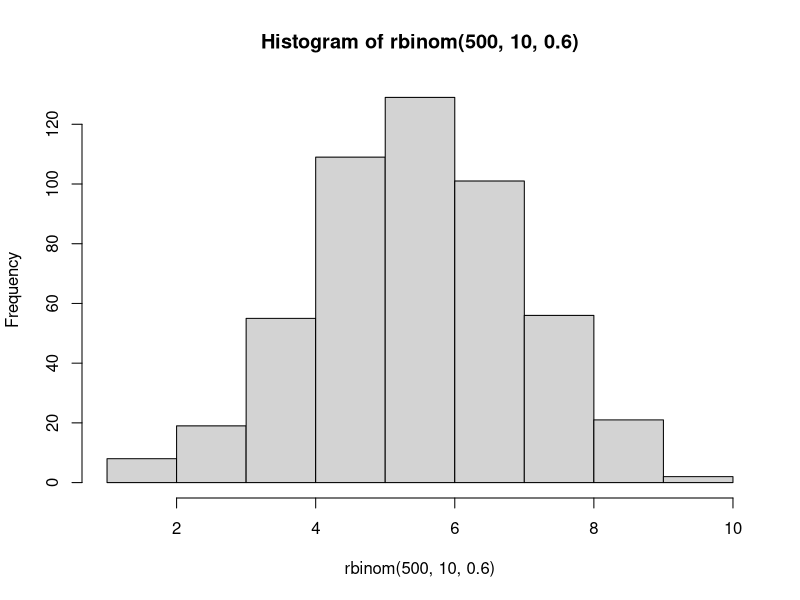
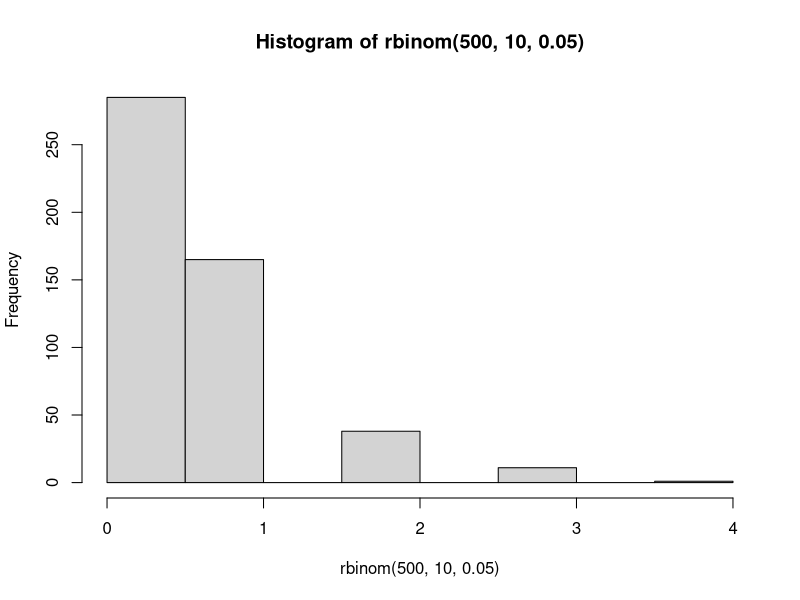
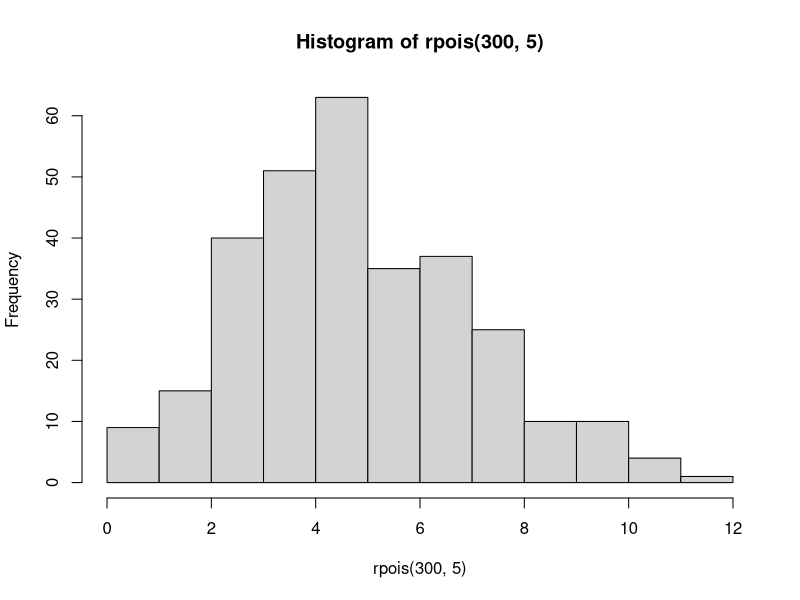
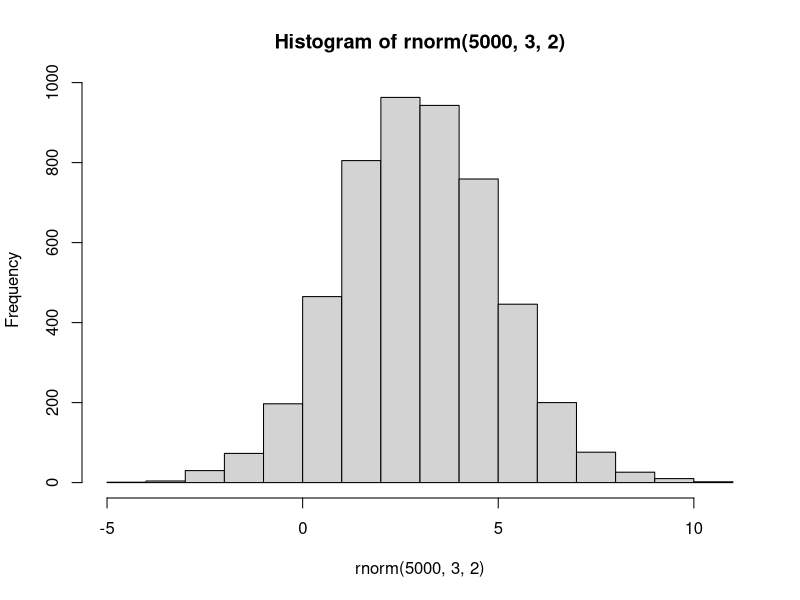
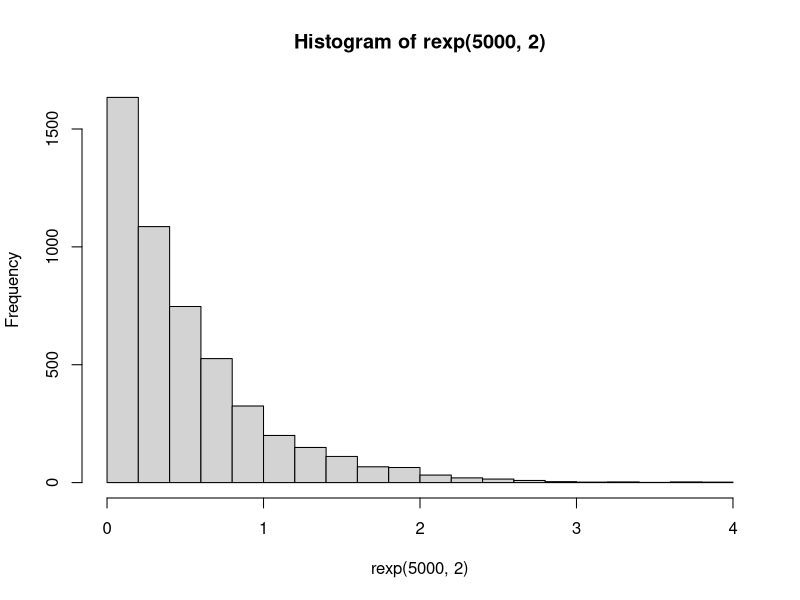
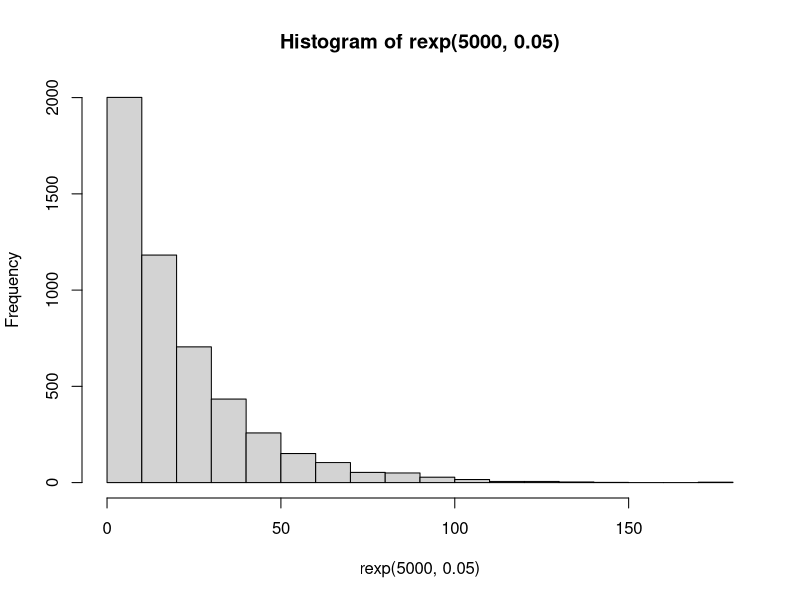
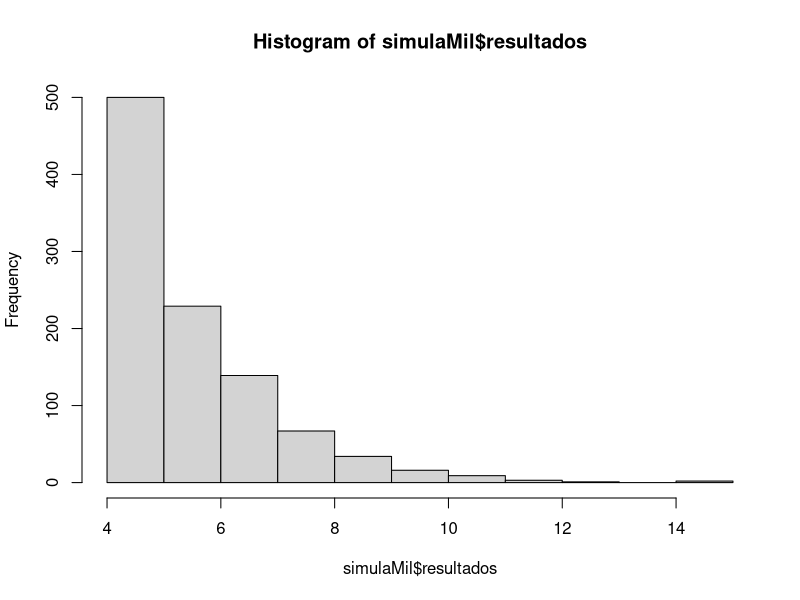

Reproduce these figures in R, in order.
## ---- chunk 1
# Bernoulli´s distro, a type of binomial

# P(X=1) in a Bernoulli with success of 70% cases
dbinom(1, 1,0.7)
# P(X=0) in a Bernoulli with success of 70% cases
dbinom(0, 1,0.7)
# Cummulative distribution function in a Bernoulli(0.7)
pbinom(0, 1,0.7)
pbinom(1, 1,0.7)
# Quantile function
qbinom(0,1, 0.7)
qbinom(1,1, 0.7)
qbinom(0.3,1, 0.7)
qbinom(0.31,1, 0.7)
qbinom(0.5,1, 0.7)
# Generate random values that follows a Bernoulli
rbinom(10,1, 0.7)
rbinom(1,1, 0.7)
rbinom(5,1, 0.7)
## ---- chunk 2
# x, q: Vector of values
# p: Probability vector.
# n: Number of observations
# size: Number of trials (must be zero or more).
# prob: Probability of success in each trial.
# log, log.p: Boolean parameter, if TRUE, probabilities p are given as log(p).
# lower.tail: Boolean parameter, if TRUE (default), the probabilities are P[X ≤ x], otherwise P[X ≤ x].
# otherwise, P[X > x].

# P(X=3) for a Binomial(10,0.5)
dbinom(3, 10, 0.5)
# P(X=6) for a Binomial(10,0.5)
dbinom(6, 10, 0.5)
# P(X=2,1,0) for a Binomial(10,0.5)
dbinom(c(2, 1, 0), 10, 0.5)
# P(X<=2) for a Binomial(10,0.5)
sum(dbinom(c(0, 1, 2), 10, 0.5))
# Which is the same as pbinom!!
pbinom(2,10,0.5)

# P(X>2) for a Binomial(10,0.5)
pbinom(2,10,0.5, lower.tail=F)

# Sum of P(X<=2) + P(X>2) = 1
pbinom(2,10,0.5) + pbinom(2,10,0.5, lower.tail=F)

# Probability here is the sample sample so prob is 1
pbinom(10,10,0.5) 

# X values that have a 90% of happening, in Binomial (10, 0.5)
qbinom(c(0.90), 10, 0.5)

# X values that have a 95% of happening, in Binomial (10, 0.5)
qbinom(c(0.95), 10, 0.5)
# 2 random umbers in Binomial (10, 0.5)
rbinom(2,10,0.5)
# 9 random numbers in Binomial (10, 0.5)
rbinom(9,10,0.5)

# dev.off()
# histogram of 500 random values following a Binomial (10, 0.6)
# let's remember what these values mean:
# we generate 500 values, each value is the result of running 10 Bernouilli experiments with p=0.6 and then a count is made of how many have come out 1.
# i.e. a value of 6 means that by running 10 times Bernouilli's experiments 6 values have come out 1
hist(rbinom(500,10,0.6))
## ---- chunk 3
hist(rbinom(500,10,0.05))
## ---- chunk 4
dbinom(2,10,0.05)  # Only 7.46% of being broken
dbinom(0,10,0.05)
dbinom(1,10,0.05)
## ---- chunk 5
pbinom(2,10,0.05)  # 2 elements or less
#dbinom(2,10,0.05) + dbinom(0,10,0.05) + dbinom(1,10,0.05) THE SAME!!
## ---- chunk 6
1-pbinom(0,10,0.05) #Failure probability for at least one bulb
## ---- chunk 7
qbinom(0.99,10,0.05)
## ---- chunk 8
mean(rbinom(20000,10000,0.05))
## ---- chunk 9
# dpois(x, lambda, log = F); Return results of density function.
# ppois(q, lambda, lower.tail = T, log.p = F); Devuelve resultados de la función de distribución acumulada.
# qpois(p, lambda, lower.tail = T, log.p = F); Devuelve resultados de los cuantiles de la Poisson.
# rpois(n, lambda); Devuelve un vector de valores aleatorios que siguen una distribución de Poisson.
# Con:
#   x: Vector de valores (Valores enteros positivos).
#   q: Vector de valores
#   p: Vector de probabilidades.
#   n: Números de valores aleatorios a devolver.
#   lambda: Vector de medias (valor no negativo).
#   log, log.p: Parámetro booleano, si es TRUE, las probabilidades p se ofrecen como log(p).
#   lower.tail: Parámetro booleano, si es TRUE (por defecto), las probabilidades son P [X ≤ x], de lo contrario, P [X > x]

# Calcular la P(X = 1) de una Poisson(3)
dpois(1, 3)
# Calcular un vector con la P(X = 1) y P(X = 8) de una Poisson(3)
dpois(c(1,8), 3)
# Calcular la P(X <= 3) de una Poisson(3)
ppois(3,3)
# Calcular la P(X > 3) de una Poisson(3)
ppois(3, 3, lower.tail=F)
# Calcular el valor de la variable aleatoria X, dada la probabilidad 0.985
# En una distribución Poisson(3), ¿qué valor tiene una probabilidad acumulada de 0.985?
qpois(0.985, 3)
# En efecto, comprobamos que la función cuantil es la inversa (en la práctica) de la acumulada, ya que 
ppois(qpois(0.985, 3),3) # devuelve aproximadamente la probabilidad inicial pasada a la función cuantil 

hist(rpois(300,5))
## ---- chunk 10
dpois(1,2)
## ---- chunk 11
ppois(2,4)
## ---- chunk 12
ppois(10,10, lower.tail = FALSE)
## ---- chunk 13
qexp(0.1, 8/100)
## ---- chunk 14
# dnorm(x, mean = 0, sd = 1, log = F); Return results from density function
# pnorm(q, mean = 0, sd = 1, lower.tail = T, log.p = F); Return results from
# the cumulative distribution function.
# qnorm(p, mean = 0, sd = 1, lower.tail = T, log.p = F); Return results from normal quantiles.
# rnorm(n, mean = 0, sd = 1); Returns a vector of normal distributed values.
# With:
# x, q: values of the vector
# p: Probability vector
# n: Number of observations
# mean: Mean´vector. By default, its value is 0.
# sd: Std vector. By default its value is 1.
# log, log.p: Boolean parameter, if its TRUE, lp probabilities are returned as log (p) 
# lower.tail: Boolean parameters, if its TRUE (default), the probabilities are P [X ≤ x], in other case,
# P [X > x] 

# Calcular la P(Z>1) de una N(0,1)
# Calculate P(Z>1) from N(0,1)
pnorm(1, mean = 0, sd = 1, lower.tail = F)
# Calculate P(-2<Z<2) from a distribution N(0,1)
pnorm(c(2), mean = 0, sd = 1) - pnorm(c(-2), mean = 0, sd = 1)
# Calculaate P(0<Z<1.96) from a distribution N(0,1)
pnorm(1.96, mean = 0, sd = 1) - pnorm(0, mean = 0, sd = 1)
# Calculate P(Z<=z)=0,5793 from a distribution N(0,1)
qnorm(0.5793, mean = 0, sd = 1)
# Calculate P(Z>150) from a normal distribution with mean 125 and std 50.
pnorm(150, mean = 125, sd = 50, lower.tail = F)

# Generate a histogram with 5000 random values from a normal distribution of mean 3 and std 2
hist(rnorm(5000,3,2))
## ---- chunk 15
# Histograms with 5000 values distributed follow an exponential distribution.
hist(rexp(5000,2)) 

# Negative values have 0 density.
dexp(-4, 2)
# Positive values have decreasing densities.
dexp(1, 2)
dexp(5, 2)
#Its cdf, we see that its increasing (More accumulation)
pexp(1, 2)
pexp(3, 2)
#Quantile function, in this case it tells us how much does it last a machine that survives more
# than 90% of machines.
qexp(0.9, 2)
# We simulate te duration of 7 machines.
rexp(7, 2)
# We calculate mean and variance in a simulation with 100 machines
# You can see that mean approaches to 0.5
mean(rexp(100, 2))
var(rexp(100,2))
## ---- chunk 16

hist(rexp(5000,0.05)) # 1 Minute time interval
## ---- chunk 17
# Time interval of 1 minute --> lambda = 3 *(1/60) = 0.05

pexp(15,0.05)
## ---- chunk 18
dpois(4,6) #4 times a phenomena that has the success rate of 3 every hour.
## ---- chunk 19
#If we work in minutes:
pexp(25,0.05) - pexp(15,0.05)
#It is read as probability of being in the first 25 minutes, but not counting the first 10 minutes.
## ---- chunk 20
carrera = rbinom(50,1,0.5)
carrera
## ---- chunk 21
max_carrera = 0
c = 0

for (i in 1:length(carrera)){
  if (carrera[i]==1){
    c = c+1
  }else{c=0}
  max_carrera=max(c(c,max_carrera))
}
max_carrera
## ---- chunk 22
coin_successes <- function(tries){
  
carrera = rbinom(tries,1,0.5)
max_carrera = 0
c = 0
  
  for (i in 1:length(carrera)){
    if (carrera[i]==1){
      c = c+1
    }else{c=0}
    max_carrera=max(c(c,max_carrera))
  }
return(max_carrera)
}  

coin_successes(10)
## ---- chunk 23
# - Genera una secuencia de 50 lanzamientos de moneda (0 ó 1)
carrera <-rbinom(50,1,0.5)

# - Una "carrera" es una secuencia de unos seguidos ó de ceros seguidos. ¿Cuál es la carrera más larga en la secuencia generada?
# - Genera una aplicación que calcule este valor dado un vector con 50 ceros y unos.

max_carrera=0
c=0

for (i in 1:length(carrera)){
  if (carrera[i]==1){
    c = c+1
  }else{c=0}
  max_carrera=max(c(c,max_carrera))
}

# - Simula mil experimentos con 50 lanzamientos de moneda cada uno y aproxima el valor de las probabilidades de cada una de las longitudes usando la regla de Laplace. Representa el histograma de las probabilidades.


# Implementamos una función que dado un número de lanzamientos, genera una secuencia y calcula su máxima carrera
experimento <- function(n_lanzamientos){
  carrera <- rbinom(n_lanzamientos,1,0.5)
  for (i in 1:length(carrera)){
    if (carrera[i]==1){
      c = c+1
    }else{c=0}
    max_carrera=max(c(c,max_carrera))
  }
  return(max_carrera)
}

experimento(50) # replica lo hecho en el apartado anterior, pero esta vez mediante una función

simula <- function(n_experimentos,n_lanzamientos){
  resultados <- c()
  for (i in 1:n_experimentos){
  resultados <-append(resultados,experimento(n_lanzamientos))}
  return(list(resultados=resultados,media=mean(resultados)))
}

simulaMil <- simula(1000,50)

# Calculamos histograma de cada uno de los valores (conteo de cuantas veces aparece cada uno)
hist(simulaMil$resultados)

# Aplicamos la regla de Laplace para obtener una aproximiación de las probabilidades de cada valor

# tabla de frecuencias absolutas
table(simulaMil$resultados) 

# tabla de frecuencias relativas (i.e. aplicamos la regla de Laplace, dividimos el número observaciones del valor entre el número total de observaciones)
# obtenemos así una aproximación de las probabilidades de cada valor
table(simulaMil$resultados)/length(simulaMil$resultados) 

# - Obtén una aproximación de la media del valor de la carrera más larga en la secuencia.
simulaMil$media
